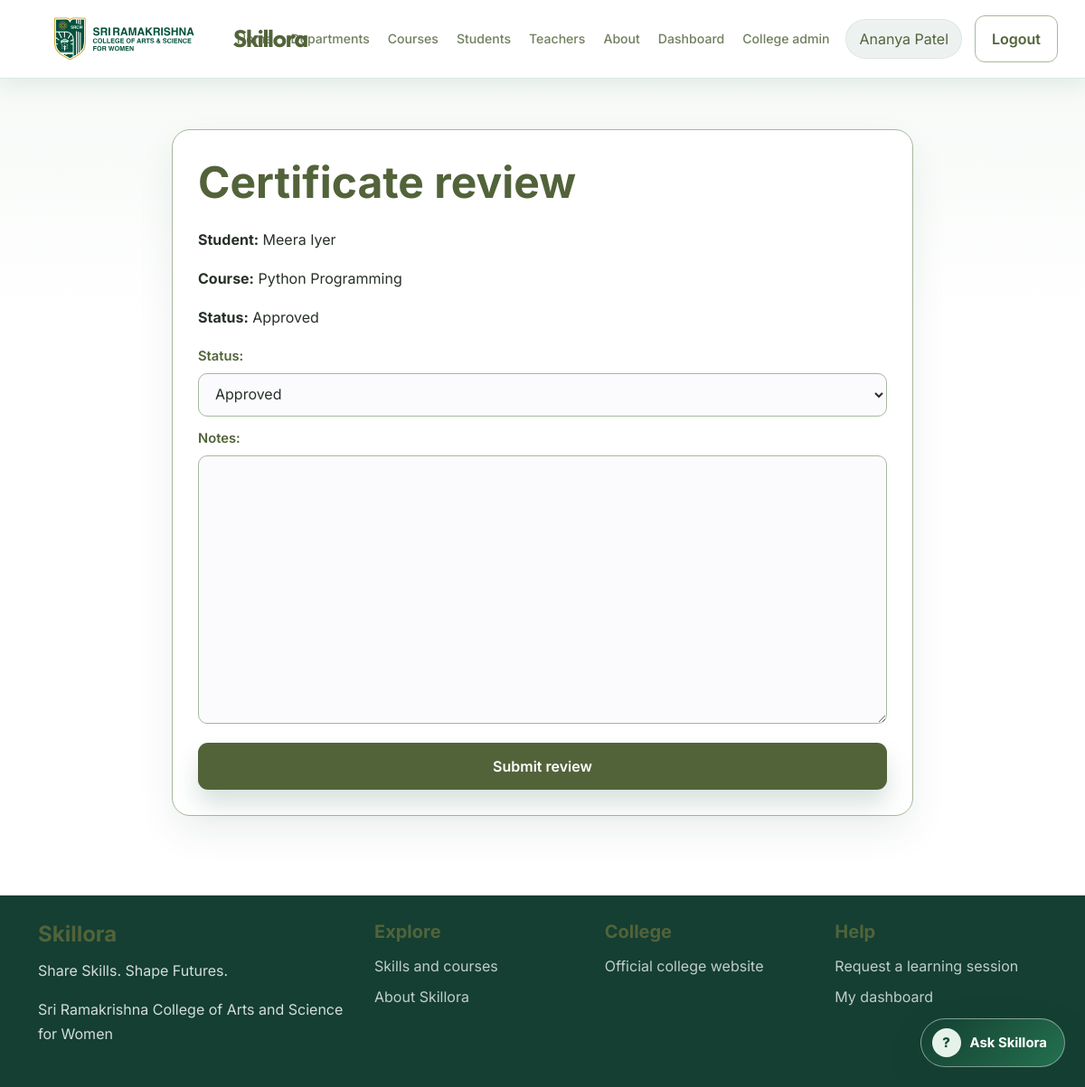
/certificates/1/review/ (signed in), run on the app's committed database.
### core/models.py (models this page shows, shortened)
class User(AbstractUser):
    class Role(models.TextChoices):
        STUDENT = 'student', 'Student'
        INSTRUCTOR = 'instructor', 'Teacher / Student Instructor'
        FACULTY = 'faculty', 'Faculty'
    role = models.CharField(max_length=20, choices=Role.choices, default=Role.STUDENT)
    instructor_approved = models.BooleanField(default=False)
    phone = models.CharField(max_length=30, blank=True)
    bio = models.TextField(blank=True)
    department = models.CharField(max_length=80, blank=True)
    avatar_url = models.URLField(blank=True)
    @property
    def is_faculty(self):
        return self.role == self.Role.FACULTY
    @property
    def is_college_admin(self):
        return self.is_superuser or (self.is_staff and not self.is_instructor)

class CertificateRequest(models.Model):
    class Status(models.TextChoices):
        PENDING = 'pending', 'Pending'
        APPROVED = 'approved', 'Approved'
        REJECTED = 'rejected', 'Rejected'
        REVOKED = 'revoked', 'Revoked'
    student = models.ForeignKey(settings.AUTH_USER_MODEL, on_delete=models.CASCADE, related_name='certificate_requests')
    course = models.ForeignKey(Course, on_delete=models.CASCADE, related_name='certificate_requests')
    requested_at = models.DateTimeField(auto_now_add=True)
    status = models.CharField(max_length=20, choices=Status.choices, default=Status.PENDING)
    reviewed_by = models.ForeignKey(
        settings.AUTH_USER_MODEL,
        on_delete=models.SET_NULL,
        null=True,
        blank=True,
        related_name='certificate_reviews',
    )
    issued_at = models.DateTimeField(null=True, blank=True)
    completion_date = models.DateField(null=True, blank=True)
    certificate_number = models.CharField(max_length=80, blank=True)
    notes = models.TextField(blank=True)
    class Meta:
        ordering = ['-requested_at']
        unique_together = ('student', 'course')

class Course(models.Model):
    class Mode(models.TextChoices):
        ONLINE = 'online', 'Online'
        OFFLINE = 'offline', 'Offline'
    class Status(models.TextChoices):
        DRAFT = 'draft', 'Draft'
        PUBLISHED = 'published', 'Published'
        CLOSED = 'closed', 'Closed'
    class ApprovalStatus(models.TextChoices):
        PENDING = 'pending', 'Pending approval'
        APPROVED = 'approved', 'Approved'
        REJECTED = 'rejected', 'Rejected'
    title = models.CharField(max_length=180)
    slug = models.SlugField(unique=True)
    description = models.TextField()
    skill = models.ForeignKey(Skill, on_delete=models.SET_NULL, null=True, blank=True, related_name='courses')
    department = models.ForeignKey(
        Department,
        on_delete=models.SET_NULL,
        null=True,
        blank=True,
        related_name='courses',
    )
    instructor = models.ForeignKey(
        settings.AUTH_USER_MODEL,
        on_delete=models.CASCADE,
        related_name='courses_taught',
        limit_choices_to=Q(role__in=(User.Role.INSTRUCTOR, User.Role.FACULTY)),
    )
    learning_objectives = models.TextField(blank=True)
    prerequisites = models.TextField(blank=True)
    duration_weeks = models.PositiveIntegerField(default=4)
    mode = models.CharField(max_length=20, choices=Mode.choices, default=Mode.ONLINE)
    schedule = models.CharField(max_length=200)
    venue = models.CharField(max_length=200, blank=True)
    meeting_link = models.URLField(blank=True)
    max_learners = models.PositiveIntegerField(default=20)
    status = models.CharField(max_length=20, choices=Status.choices, default=Status.PUBLISHED)
    approval_status = models.CharField(
        max_length=20,
        choices=ApprovalStatus.choices,
        default=ApprovalStatus.PENDING,
    )
    reviewed_by = models.ForeignKey(
        settings.AUTH_USER_MODEL,
        on_delete=models.SET_NULL,
        null=True,
        blank=True,
        related_name='course_reviews',
    )
    reviewed_at = models.DateTimeField(null=True, blank=True)
    materials_link = models.URLField(blank=True)
    created_at = models.DateTimeField(auto_now_add=True)
    updated_at = models.DateTimeField(auto_now=True)
    class Meta:
        ordering = ['-created_at']

### core/views.py (the view)
# urls.py: path('certificates/<int:certificate_id>/review/', views.review_certificate, name='review_certificate'),
@login_required
def review_certificate(request, certificate_id):
    certificate = get_object_or_404(CertificateRequest, pk=certificate_id)
    if not request.user.is_faculty and not request.user.is_college_admin:
        return HttpResponse('Faculty or college administrator access is required.', status=403)
    if request.method == 'POST':
        form = CertificateStatusForm(request.POST)
        if form.is_valid():
            decision = form.cleaned_data['status']
            if decision == CertificateRequest.Status.APPROVED and not Enrollment.objects.filter(
                student=certificate.student,
                course=certificate.course,
                completed=True,
                completion_verified_by__isnull=False,
            ).exists():
                messages.error(request, 'This student does not have instructor-verified course completion.')
                return redirect('dashboard')
            enrollment = Enrollment.objects.filter(
                student=certificate.student,
                course=certificate.course,
                completed=True,
                completion_verified_by__isnull=False,
            ).first()
            if decision == CertificateRequest.Status.APPROVED and not (
                certificate.completion_date or (enrollment and enrollment.completion_date)
            ):
                messages.error(request, 'Record the verified course completion date before issuing a certificate.')
                return redirect('dashboard')
            certificate.status = decision
            certificate.reviewed_by = request.user
            if decision == CertificateRequest.Status.APPROVED:
                if not certificate.certificate_number:
                    certificate.certificate_number = f"SKL-{certificate.pk:08d}"
                certificate.issued_at = timezone.now()
                if not certificate.completion_date:
                    certificate.completion_date = enrollment.completion_date
            elif decision == CertificateRequest.Status.REJECTED:
                certificate.certificate_number = ''
                certificate.issued_at = None
            certificate.notes = form.cleaned_data['notes']
            certificate.save()
            messages.success(request, 'Certificate request updated.')
            return redirect('dashboard')
    else:
        initial_status = (
            ''
            if certificate.status == CertificateRequest.Status.PENDING
            else certificate.status
        )
        form = CertificateStatusForm(initial={'status': initial_status, 'notes': certificate.notes})
    return render(request, 'review_certificate.html', {'certificate': certificate, 'form': form})

### core/forms.py
class CertificateStatusForm(forms.Form):
    status = forms.ChoiceField(choices=(
        ('', 'Select a decision'),
        ('approved', 'Approved'),
        ('rejected', 'Rejected'),
        ('revoked', 'Revoked'),
    ))
    notes = forms.CharField(widget=forms.Textarea, required=False)

### templates/review_certificate.html (shortened to what this page needs)
{% extends 'base.html' %}
{% block content %}
<section class="container auth-wrap">
    <div class="auth-card wide-form">
        <h1>Certificate review</h1>
        <p><strong>Student:</strong> {{ certificate.student.get_full_name|default:certificate.student.username }}</p>
        <p><strong>Course:</strong> {{ certificate.course.title }}</p>
        <p><strong>Status:</strong> {{ certificate.status|title }}</p>
        <form method="post">
            {{ form.as_p }}
            <button type="submit" class="button primary full-width">Submit review</button>
        </form>
    </div>
</section>
{% endblock %}

### templates/base.html (shortened to what this page needs)
{% load static %}
<!DOCTYPE html>
<html lang="en">
<head>
    <link href="https://cdn.jsdelivr.net/npm/bootstrap@5.3.3/dist/css/bootstrap.min.css" rel="stylesheet">
    <link rel="stylesheet" href="{% static 'core/styles.css' %}">
</head>
<body>
    <header class="topbar">
        <div class="container nav-wrap">
            <a href="{% url 'home' %}" class="brand">
                <img class="college-logo" src="{% static 'core/srcw-logo.svg' %}" alt="Sri Ramakrishna College of Arts and Science for Women logo" width="200" height="50">
                <span>Skillora</span>
            </a>
            <nav class="main-nav" id="main-navigation">
                <a href="{% url 'home' %}">Home</a>
                <a href="{% url 'departments' %}">Departments</a>
                <a href="{% url 'marketplace' %}">Courses</a>
                <a href="{% url 'home' %}#students">Students</a>
                <a href="{% url 'home' %}#teachers">Teachers</a>
                <a href="{% url 'home' %}#about-skillora">About</a>
                {% if user.is_authenticated %}
                    <a href="{% url 'dashboard' %}">Dashboard</a>
                    {% if user.is_college_admin %}<a href="{% url 'college_admin_dashboard' %}">College admin</a>
                    {% elif user.is_teacher %}<a href="{% url 'teacher_dashboard' %}">Teacher</a>
                    {% elif user.is_instructor %}<a href="{% url 'teacher_pending' %}">Teacher application</a>{% endif %}
                {% endif %}
            </nav>
            <div class="nav-actions">
                {% if user.is_authenticated %}
                    <a href="{% url 'profile' %}" class="user-pill">{{ user.get_full_name|default:user.username }}</a>
                    <form method="post" action="{% url 'logout' %}" class="logout-form">
                        <button type="submit" class="button secondary">Logout</button>
                    </form>
                {% else %}
                    <a href="{% url 'login' %}" class="button secondary">Login</a>
                    <a href="{% url 'register' %}" class="button primary">Get Started</a>
                {% endif %}
            </div>
        </div>
    </header>
    <main class="page-shell">
        {% block content %}{% endblock %}
    </main>
    <footer class="site-footer">
        <div class="container footer-grid">
            <div>
                <h4>Skillora</h4>
                <p>Share Skills. Shape Futures.</p>
                <p class="footer-college">{{ college_name|default:'Sri Ramakrishna College of Arts and Science for Women' }}</p>
            </div>
            <div>
                <h5>Explore</h5>
                <a href="{% url 'marketplace' %}">Skills and courses</a>
                <a href="{% url 'home' %}#about-skillora">About Skillora</a>
            </div>
            <div>
                <h5>College</h5>
                <a href="https://srcw.ac.in/" target="_blank" rel="noopener noreferrer">Official college website</a>
            </div>
            <div>
                <h5>Help</h5>
                <a href="{% url 'request_session' %}">Request a learning session</a>
                {% if user.is_authenticated %}<a href="{% url 'dashboard' %}">My dashboard</a>{% else %}<a href="{% url 'login' %}">Sign in</a>{% endif %}
            </div>
        </div>
    </footer>
    {% include 'assistant_widget.html' %}
</body>
</html>

### data on the page
User: get_full_name "Ananya Patel"
CertificateRequest: student.get_full_name "Meera Iyer", course "Python Programming", status "Approved"
